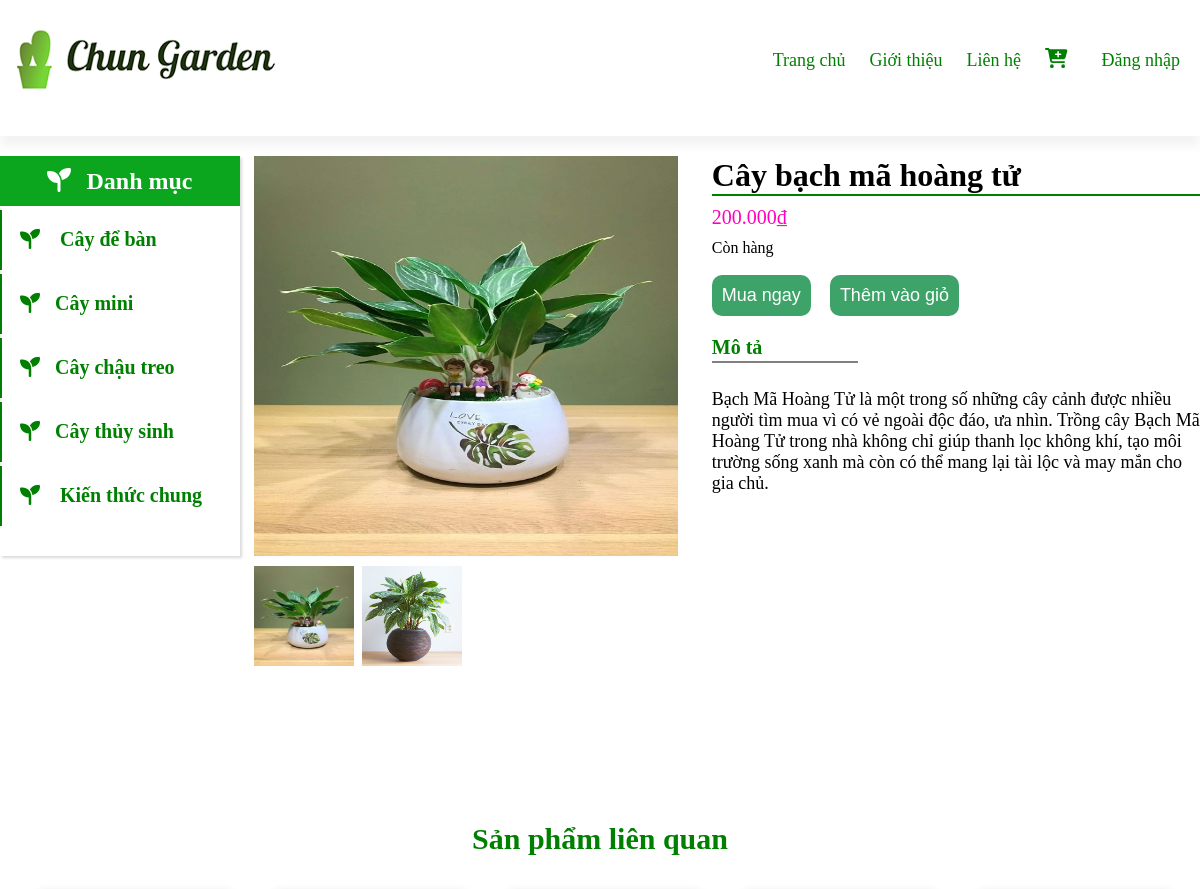
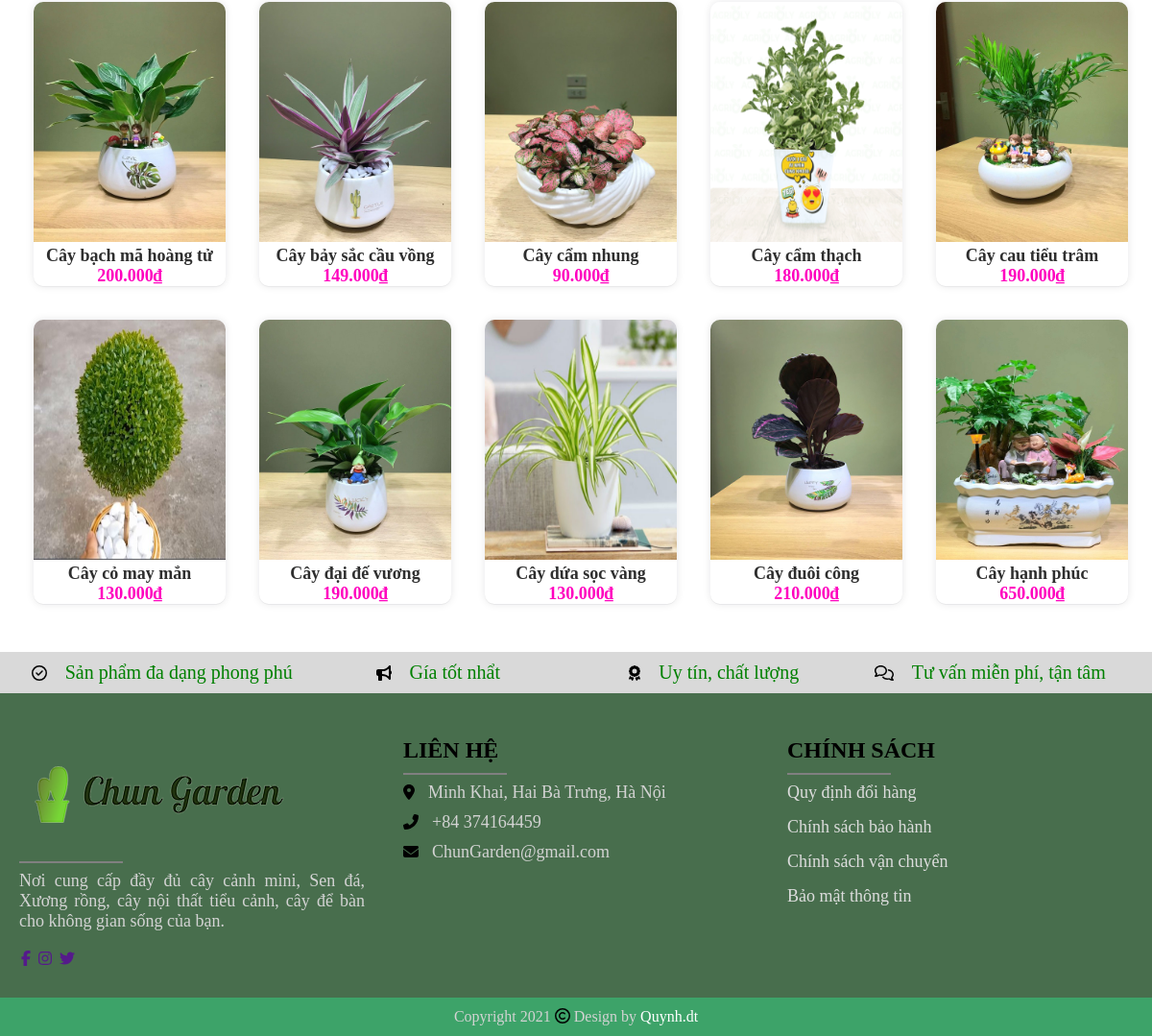
The page /customer/index.php?module=product&action=detail&id=96 on the database its author committed (2 pictures, top to bottom).
### tables this page shows
CREATE TABLE `product_images` (
  `id_Product` int(11) NOT NULL,
  `URL` varchar(255) NOT NULL
);

CREATE TABLE `product` (
  `id_Product` int(11) NOT NULL,
  `Name` varchar(50) NOT NULL,
  `Price` float NOT NULL,
  `image` varchar(255) NOT NULL,
  `Description` text NOT NULL,
  `Status` tinyint(1) NOT NULL,
  `id_Categorize` int(11) NOT NULL,
  `view` bigint(20) NOT NULL
);

### customer/modules/product/detail.php (the view, shortened to what this page needs)
<?php
if(isset($_GET['id'])) {
	$Id=$_GET['id'];
	$sql="SELECT product.*,product_images.URL FROM `product` JOIN product_images ON product_images.id_Product=product.id_Product WHERE product.id_Product='$Id'";
	$result=mysqli_query($conn,$sql);
	if($result==false){
		echo "Loi: ".mysqli_error($conn);
	}
	else if (mysqli_num_rows($result)==0){
		echo "<h2> Không tìm thấy chi tiết sản phẩm </h2>";
	}
	else{
		$row = mysqli_fetch_assoc($result);
		$name=$row['Name'];
		$price = $row['Price'];
		$dess=$row['Description'];
		$url=$row['image'];
    $status=$row['Status'];
    $id_category=$row['id_Categorize'];
	}
}
?>
<?php
require_once ('layout/headerCus.php');
?>
  <div class="wrapper_detail_product">
  	<div class="img_detail_Product">
  		<div class="main_picture">
  			<img src="<?php echo $url ?>" id="main_pic">
  		</div>
  		<div class="secondary_picture">
      <?php
       echo "<div class='pic'>";
        echo "<img src='$url' onclick='changeImg(id)' id='0'>";
        echo "</div>";
        foreach ($result as $key => $value) {
          $key++;
          $url2=$value['URL'];
          echo "<div class='pic'>";
          echo "<img src='$url2' onclick='changeImg(id)' id='$key'>";
           echo "</div>";
       }
       ?>
      </div>
  	</div>
  	<div class="inf_product">
  		<h2><?php  echo $name ; ?></h3>
      <div class="inf_product_price">
        <p><?php echo number_format("$price",0,",",".") ?>₫</p>
      </div>
      <div class="inf_product_dess">
        <?php
          $array_status= array (0 =>"Hết hàng", 1 =>"Còn hàng", 2 =>"Hàng sắp về");
              echo $array_status[$status];
        ?>
      </div>
      <?php  if($status==1){?>
      <div class="add">
        <br>
         <a href="index.php?module=invoice&action=cart&id=<?php echo $Id ?>&up"><button>Mua ngay</button></a>
        <a href="index.php?module=invoice&action=cart&id=<?php echo $Id ?>&up"><button>Thêm vào giỏ </button></a>
      </div>
    <?php } ?>
      <div class="inf_product_dess">
        <h3>Mô tả</h3>
        <p><?php  echo $dess ?></p>
      </div>
  	</div>
  </div>
</div>
 <div class="box"><h2>Sản phẩm liên quan</h2>
    <table>
      <?php
      $sql_lq="SELECT * FROM product WHERE id_Categorize='$id_category' LIMIT 10";
      $result_lq = mysqli_query($conn,$sql_lq);
      $total_lq=mysqli_num_rows($result_lq);
      $count=0;
      $n=5;
        while($count != $total_lq){
          echo "<tr>";
            while ($row=mysqli_fetch_assoc($result_lq)) {
              $count++;
              $id=$row['id_Product'];
              echo "<td class='item'>";
                echo "<a href='index.php?module=product&action=view&id=$id'>";
                  $url=$row['image'];
                  echo "<img src='$url' width='200px'>";
                  echo "<br><b>".$row['Name']."</b><br>";
                  $price =$row['Price'];
                  $pricer=number_format("$price",0,",",".");
                            echo "<b class='gia'>".$pricer."₫</b>";
                echo "</a>";
              echo "</td>";
              if($count %$n==0) break;
            }
          echo "</tr>";
        }
      ?>
    </table>
  </div>
<?php
require_once ('layout/footerCus.php');
?>

### customer/layout/style.css (style rules this page uses)
* { padding: 0; margin: auto; box-sizing:border-box; border-collapse: collapse; }
.box { border-top: 1px solid rgba(255,255,255,0.2); box-shadow: 0px -10px 20px -5px rgba(0,0,0,0.1); clear: both; margin-top: 30px; text-align: center; }
.box h2 { margin-top: 15px; color: green; font-size: 30px; font-weight: 600; }
.box a { text-decoration-line: none; }
.box table { border-collapse: separate; border-spacing: 35px; }
.box table .item { text-align: center; box-shadow: rgba(17, 17, 26, 0.05) 0px 1px 0px, rgba(17, 17, 26, 0.1) 0px 0px 8px; border-radius: 10px; object-fit: cover; overflow: hidden; }
.item img { height: 250px; width: 200px; margin-top: 0; }
.box table td { width: 200px; height: 296px; }
.item { position: relative; }
.item b { font-size: 18px; text-align: center; color: #2E2E2E; }
.item .gia { color: #FF00BF; text-align: center; }
.wrapper_detail_product { width: 100%; margin-top: 20px; display: grid; grid-template-columns: 1fr 1.2fr; }
.img_detail_Product { display: flex; flex-direction: column; }
.main_picture { width: 100%; }
.main_picture img { width: 100%; height: 400px; float: left; }
.secondary_picture { display: grid; grid-template-columns: repeat(4,1fr); column-gap: 0.5rem; margin: 0; }
.secondary_picture { margin-top: 10px; }
.secondary_picture .pic img { width: 100px; height: 100px; cursor: pointer; text-align: center; }
.inf_product { border-right: 2px; float: left; margin:0; text-align:left; padding-left: 30px; }
.inf_product h2 { font-size: 2rem; line-height: 1.2; }
.inf_product p { padding-top: 10px; padding-bottom:10px; }
.inf_product_price { color: #FF00BF; font-size: 20px; border-top:2px solid green; }
.add { width: 100%; }
.add a button { font-size: 18px; color: #fff; background: #3DA369; padding: 10px; outline: none; border-radius: 10px; border: none; margin-right: 15px; }
.inf_product_dess { width: 100%; position: relative; }
.inf_product_dess h3 { color: green; font-size: 20px; margin-top: 20px; }
.inf_product_dess h3:before { position: absolute; top: 25px; content: ''; height: 2px; width: 30%; background: grey; }
.inf_product_dess p { font-size: 18px; }

### customer/modules/product/detail.php (style rules this page uses)
.box { box-shadow: none; }

### rows shown on the page
product_images: id_Product.image (picture), URL (picture), id_Product.Name "Cây bạch mã hoàng tử", id_Product.Price "200.000", id_Product.Status "Còn hàng", id_Product.Description "Bạch Mã Hoàng Tử là một trong số những cây cảnh được nhiều người tìm mua vì có vẻ ngoài độc đáo, ưa nhìn. Trồng cây Bạch Mã Hoàng Tử trong nhà không chỉ giúp thanh lọc không khí, tạo môi trường sống xanh mà còn có thể mang lại tài lộc và may mắn cho gia chủ."
product: image (picture), Name "Cây bạch mã hoàng tử", Price "200.000"
product: image (picture), Name "Cây bảy sắc cầu vồng", Price "149.000"
product: image (picture), Name "Cây cẩm nhung", Price "90.000"
product: image (picture), Name "Cây cẩm thạch", Price "180.000"
product: image (picture), Name "Cây cau tiểu trâm", Price "190.000"
product: image (picture), Name "Cây cỏ may mắn", Price "130.000"
product: image (picture), Name "Cây đại đế vương", Price "190.000"
product: image (picture), Name "Cây dứa sọc vàng", Price "130.000"
product: image (picture), Name "Cây đuôi công", Price "210.000"
product: image (picture), Name "Cây hạnh phúc", Price "650.000"
